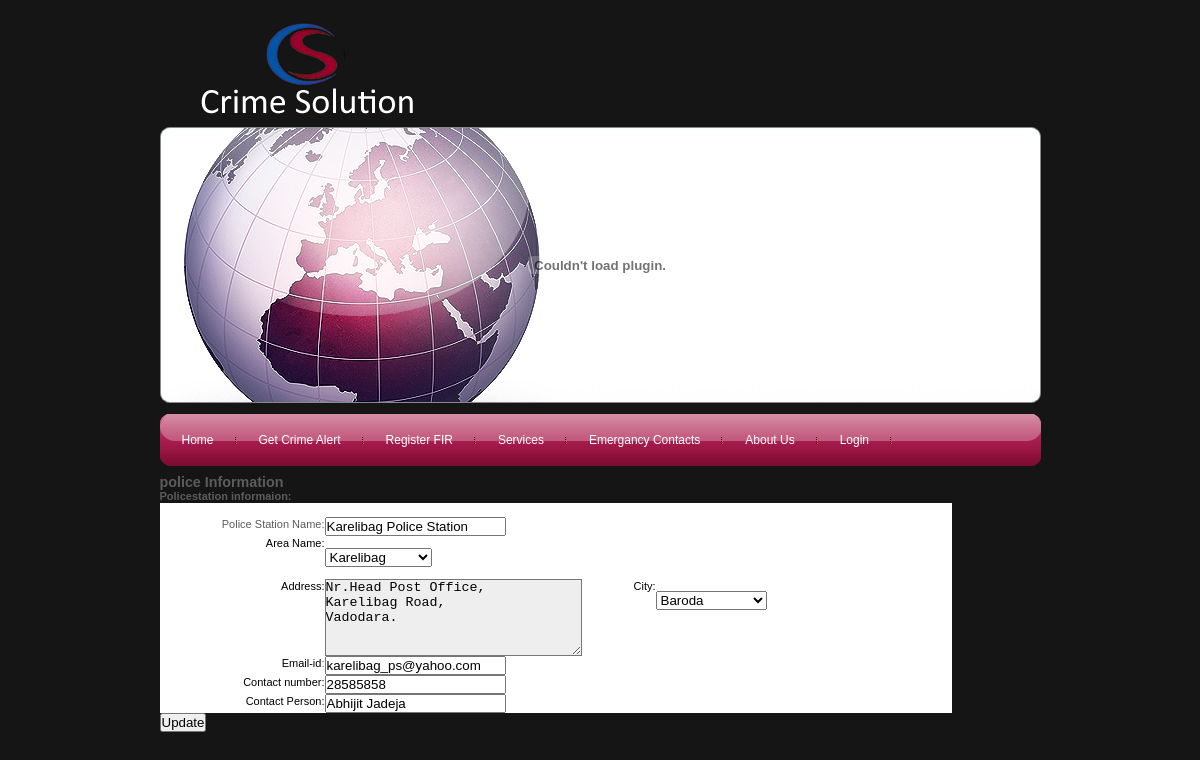
Page /editpolicestation.php?psname=Karelibag Police Station on the earlier database version.
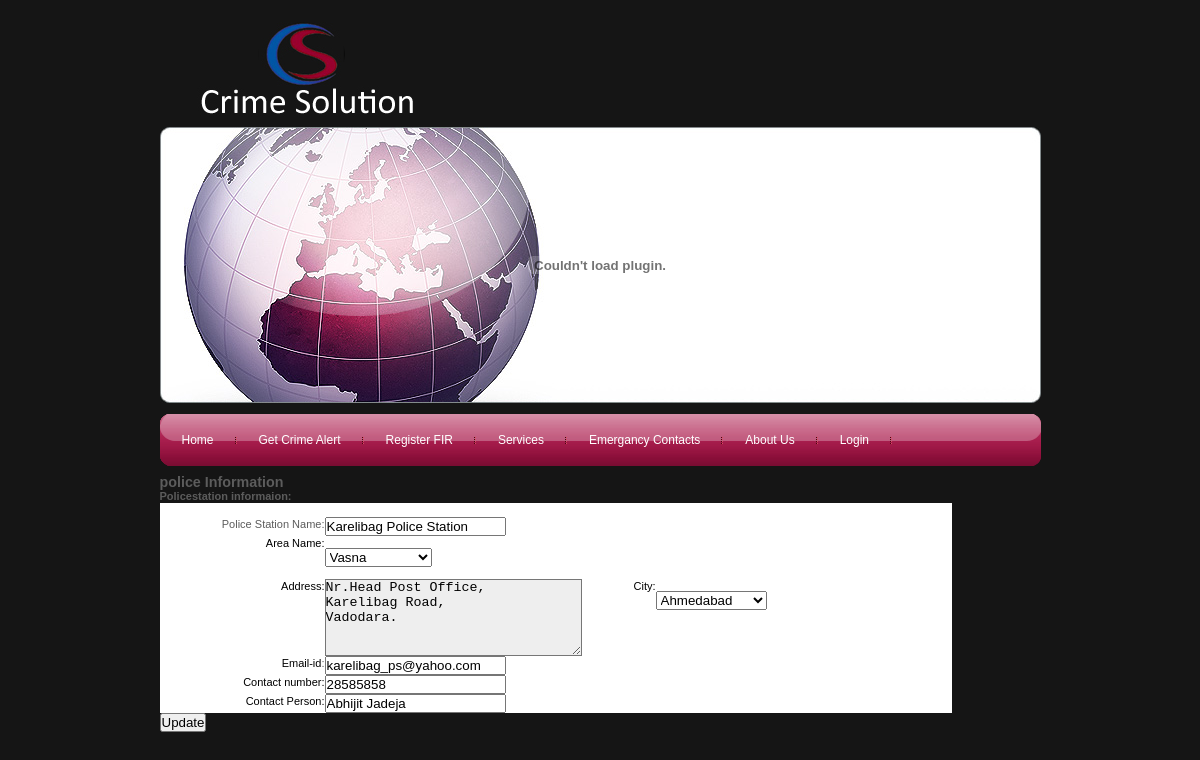
Same page on the later database version.
### tables this page shows
CREATE TABLE `mstr_policestation` (
  `poilcestation_id` int(10) unsigned NOT NULL auto_increment,
  `area_id` int(10) unsigned NOT NULL,
  `address` varchar(255) NOT NULL,
  `contact_no` int(10) unsigned NOT NULL,
  `Email_id` varchar(255) NOT NULL,
  `contact_person` varchar(45) NOT NULL,
  `starting_date` datetime NOT NULL,
  `policestation_name` varchar(45) NOT NULL,
  `city_id` int(10) unsigned NOT NULL,
  PRIMARY KEY  (`poilcestation_id`),
  KEY `FK_mstr_policestation_1` (`area_id`),
  KEY `FK_mstr_policestation_2` (`city_id`),
  CONSTRAINT `FK_mstr_policestation_1` FOREIGN KEY (`area_id`) REFERENCES `mstr_area` (`area_id`),
  CONSTRAINT `FK_mstr_policestation_2` FOREIGN KEY (`city_id`) REFERENCES `mstr_city` (`city_id`)
);

CREATE TABLE `mstr_area` (
  `area_id` int(10) unsigned NOT NULL auto_increment,
  `area_name` varchar(45) NOT NULL,
  `pincode` int(10) unsigned NOT NULL,
  `city_id` int(10) unsigned NOT NULL,
  PRIMARY KEY  (`area_id`),
  KEY `FK_mstr_area_1` (`city_id`),
  CONSTRAINT `FK_mstr_area_1` FOREIGN KEY (`city_id`) REFERENCES `mstr_city` (`city_id`)
);

CREATE TABLE `mstr_city` (
  `city_id` int(10) unsigned NOT NULL auto_increment,
  `city_name` varchar(45) NOT NULL,
  PRIMARY KEY  (`city_id`)
);

### editpolicestation.php (the view, shortened to what this page needs)
<?php
include("header.php");
$pstationname = $_GET['psname'];
$selectQuery = "select *from mstr_policestation where policestation_name= '".$pstationname."' ";
$rs = mysql_query($selectQuery);
$record = mysql_fetch_array($rs);
?>
<body>
<h1>police Information</h1>
<form name="editpolicestation.php" action="updatepolicestation.php" method="post">
<table>
 <tr>
    <th colspan="3" class="first"><strong>Policestation informaion:</strong></th>
 </tr>
 <tr>
   <td align="right" valign="middle" bgcolor="#FFFFFF">&nbsp;</td>
   <td colspan="3" align="left" bgcolor="#FFFFFF">&nbsp;</td>
 </tr>
 <tr>
			<td width="165" align="right" valign="middle" bgcolor="#FFFFFF">
			<span class="style3">Police Station Name: </span> </td>
			<td colspan="3" align="left" bgcolor="#FFFFFF"><span class="style3">
			<input type="text" value="<?php echo $record["policestation_name"]; ?>"
			       name="psname" id="psname" />
                    </span></td>
                  </tr>
                  <tr bgcolor="#993366">
                    <td align="right" valign="middle" bgcolor="#FFFFFF">
					<span class="style19" style="color: #000000">Area Name: </span> </td>
                    <td colspan="3" align="left" bgcolor="#FFFFFF"><span class="style15 style3">
                      <select name="area" size="1"  id="area" >
                        <?php
						  $areaQuery = "select *from mstr_area";
						  $rsArea = mysql_query($areaQuery);
						  while($rowArea = mysql_fetch_array($rsArea))
						  {
						  ?>
                        <option value="<?php echo $rowArea['area_id']?>" <?php if($record["area_id"]==$rowArea['area_id']) echo "selected"; ?>> <?php echo $rowArea['area_name']?></option>
                        <?php }?>
                      </select>
                    </span></td>
                  </tr>
                  <tr>
                    <td height="60" align="right" valign="middle" bgcolor="#FFFFFF">
					<span class="style19" style="color: #000000"> Address:</span> </td>
                    <td width="207" align="left" bgcolor="#FFFFFF"><span class="style15 style3">
                      <label>
                      <TEXTAREA ROWS="5" COLS="30" name="address" id="address" style="background-color: #EEEEEE"><?php echo $record["address"]; ?></TEXTAREA>
                      </label>
                    </span></td>
                    <td width="74" align="right" valign="middle" bgcolor="#FFFFFF">
					<span class="style19" style="color: #000000">City:</span></td>
                    <td width="296" align="left" bgcolor="#FFFFFF"><span class="style15 style3">
                      <select name="city" size="1"  id="city" >
                        <?php
						  $cityQuery = "select *from mstr_city";
						  $rsCity = mysql_query($cityQuery);
						  while($rowCity = mysql_fetch_array($rsCity))
						  {
						  ?>
                        <option value="<?php echo $rowCity['city_id']?>" <?php if($record["city_id"]==$rowCity['city_id']) echo "selected"; ?>>
						<?php echo $rowCity['city_name']?></option>
                        <?php }?>
                      </select>
                    </span></td>
                  </tr>
                  <tr bgcolor="#999999">
                    <td align="right" valign="middle" bgcolor="#FFFFFF"><span class="style19" style="color: #000000">Email-id</span>: </td>
                    <td colspan="3" align="left" bgcolor="#FFFFFF"><span class="style15 style3">
                       <input type="text" value="<?php echo $record["Email_id"]; ?>" name="emailid"  maxlength="254"/>
                    </span></td>
                  </tr>
                  <tr bgcolor="#993366">
                    <td align="right" valign="middle" bgcolor="#FFFFFF">
					<span class="style19" style="color: #000000">
					<span class="style19" style="color: #000000">Contact number: </span></span> </td>
                    <td colspan="3" align="left" bgcolor="#FFFFFF">
					 <input type="text" value="<?php echo $record["contact_no"]; ?>" name="contactno" maxlength="12" />
					 					</td>
                  </tr>
                  <tr bgcolor="#993366">
                    <td align="right" valign="middle" bgcolor="#FFFFFF">
					<span class="style19" style="color: #000000">Contact Person:</span> </td>
                    <td colspan="3" align="left" bgcolor="#FFFFFF">
					 <input type="text" value="<?php echo $record["contact_person"]; ?>" name="contactperson" />
				 					</td>
                  </tr>
	 <tr><td><input type="submit" value="Update"  /></td>
        </tr>
	</table>
</form>
</body>
</html>

Differences in the rows shown:
changed mstr_policestation "Karelibag Police Station": area "Karelibag" → "Vasna"; city "Baroda" → "Ahmedabad"
